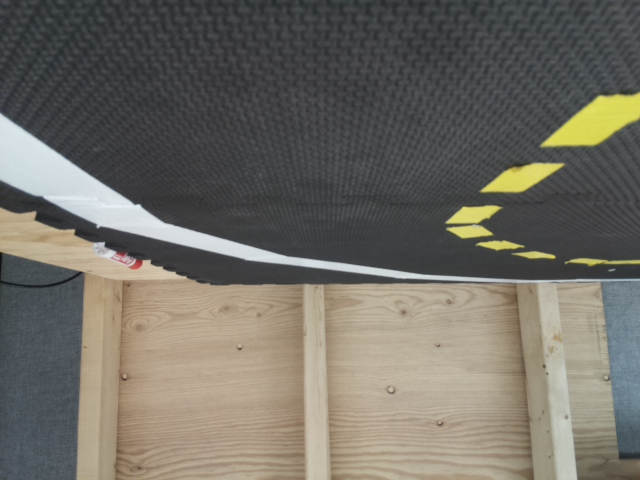
#> input picture pi/test_path.jpg, 640 x 480 px
$ python -i detect_rgb.py   (imports and definitions only)
#> lines starting #> are read from the running program, lines starting #| are printed output that depends on the picture; after the words box and inside, x2 and y2 are one past the last pixel; in counts of white or black regions, pixels touching at a corner belong together
import numpy as np
from PIL import Image
import matplotlib.pyplot as plt
import time
import cv2


def detect(img):
    img = img[int(img.shape[0]/2):int(img.shape[0]), :, :]
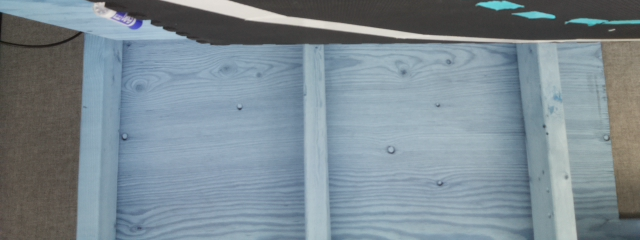
#> img: shape (240, 640, 3); mean of channels 0, 1, 2 146.8, 138.4, 123.9; drawn as B, G, R
    h, w, _ = img.shape
#> h = 240; w = 640
    img = cv2.GaussianBlur(img, (5, 5), 0)
    hsv_img = cv2.cvtColor(img, cv2.COLOR_RGB2HSV)
#> hsv_img: shape (240, 640, 3); mean H, S, V 41.1, 46.1, 149.7

    # latest
    yellow_low = np.array([20, 100, 0])
    yellow_high = np.array([255, 255, 255])

    # latest
    white_low = np.array([0, 0, 220])
    white_high = np.array([255, 70, 255])

    # latest
    red_low = np.array([170, 90, 0])
    red_high = np.array([180, 255, 255])

    mask_white = cv2.inRange(hsv_img, white_low, white_high)
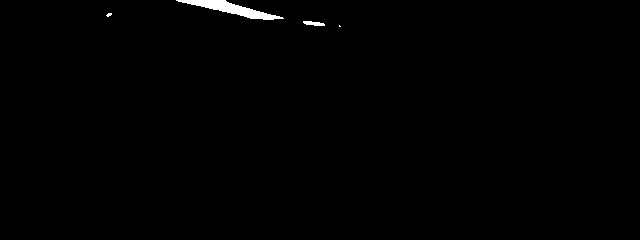
#> mask_white: shape (240, 640); 0.57% white; 4 white regions (2 under 20 px), largest, box (x1, y1, x2, y2) and area: (176, 0, 284, 20) 776, (303, 21, 325, 26) 76
    mask_yellow = cv2.inRange(hsv_img, yellow_low, yellow_high)
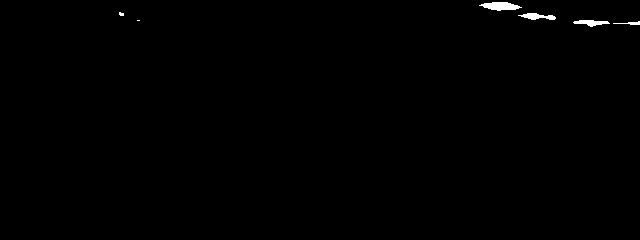
#> mask_yellow: shape (240, 640); 0.4% white; 6 white regions (2 under 20 px), largest, box (x1, y1, x2, y2) and area: (479, 2, 522, 11) 250, (518, 13, 556, 20) 155, (573, 20, 610, 27) 147, (613, 21, 640, 25) 51
    mask_red = cv2.inRange(hsv_img, red_low, red_high)
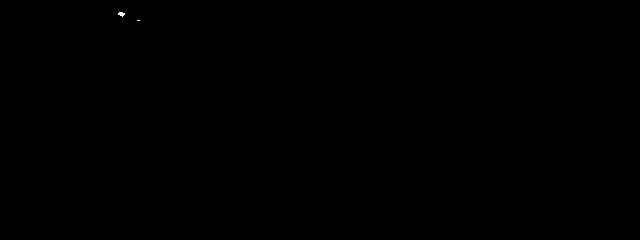
#> mask_red: shape (240, 640); 0.02% white; 2 white regions (1 under 20 px), largest, box (x1, y1, x2, y2) and area: (118, 12, 125, 17) 23

    y_ratio = float(format((mask_yellow > 0).sum() / float(w*h), '.4f'))
#> y_ratio = 0.004
    w_ratio = float(format((mask_white > 0).sum() / float(w*h), '.4f'))
#> w_ratio = 0.0057
    r_ratio = float(format((mask_red > 0).sum() / float(w*h), '.4f'))
#> r_ratio = 0.0002

    y_thresh = float(0.01)
    w_thresh = float(0.04)
    r_thresh = float(0.18)

    if r_ratio > r_thresh:
        command = 'stop'
        mid = [0, 0]

    elif y_ratio < y_thresh:
        # print('turn left, yellow lane = 0, white lane = 1')
        white_pix_r, white_pix_c = np.where(mask_white > 0)
#> white_pix_r = 871 values from 0 to 26; white_pix_c = 871 values, max 340 at index 870, min 106 at index 632, mean 236.4
        min_white_pix_c = min(white_pix_c)
#> min_white_pix_c = 106
        max_white_pix_c = max(white_pix_c)
#> max_white_pix_c = 340
        mid = [h - 5, int(((max_white_pix_c - min_white_pix_c) / 2 + min_white_pix_c) / 2)]
#> mid = [235, 111]
        command = 'turn left'

    elif y_ratio >= y_thresh and w_ratio < w_thresh:
        # print('turn right, white lane = 0, yellow lane = 1')
        yellow_pix_r, yellow_pix_c = np.where(mask_yellow > 0)
        min_yellow_pix_c = min(yellow_pix_c)
        max_yellow_pix_c = max(yellow_pix_c)
        max_yellow_pix_r = max(yellow_pix_r)
        lmc = ((max_yellow_pix_c - min_yellow_pix_c) / 2 + min_yellow_pix_c)
        mid = [max_yellow_pix_r, int((w - lmc) / 2 + lmc)]
        command = 'turn right'

    elif y_ratio >= y_thresh and y_ratio >= y_thresh:
        # print('straight, white lane = 1, yellow lane = 1')
        yellow_pix_r, yellow_pix_c = np.where(mask_yellow > 0)
        min_yellow_pix_c = min(yellow_pix_c)
        max_yellow_pix_r = max(yellow_pix_r)
        closer_redge_idx = -1
        bot_arr_rev = img[max_yellow_pix_r][::-1]
        for idx in range(len(bot_arr_rev)):
            if np.average(bot_arr_rev[idx]) <= 200:
                closer_redge_idx = w-1-idx
                break
        mid = [max_yellow_pix_r, int((closer_redge_idx - min_yellow_pix_c)/2 + min_yellow_pix_c)]
        command = 'straight'

    else:
        mid = [-1, -1]

    return int(w/2), mid, command


# [8 lines of commented-out code are left out]

>>> import cv2
>>> picture = cv2.cvtColor(cv2.imread('test_path.jpg'), cv2.COLOR_BGR2RGB)
>>> result = detect(picture)
#> result = (320, [235, 111], 'turn left')
